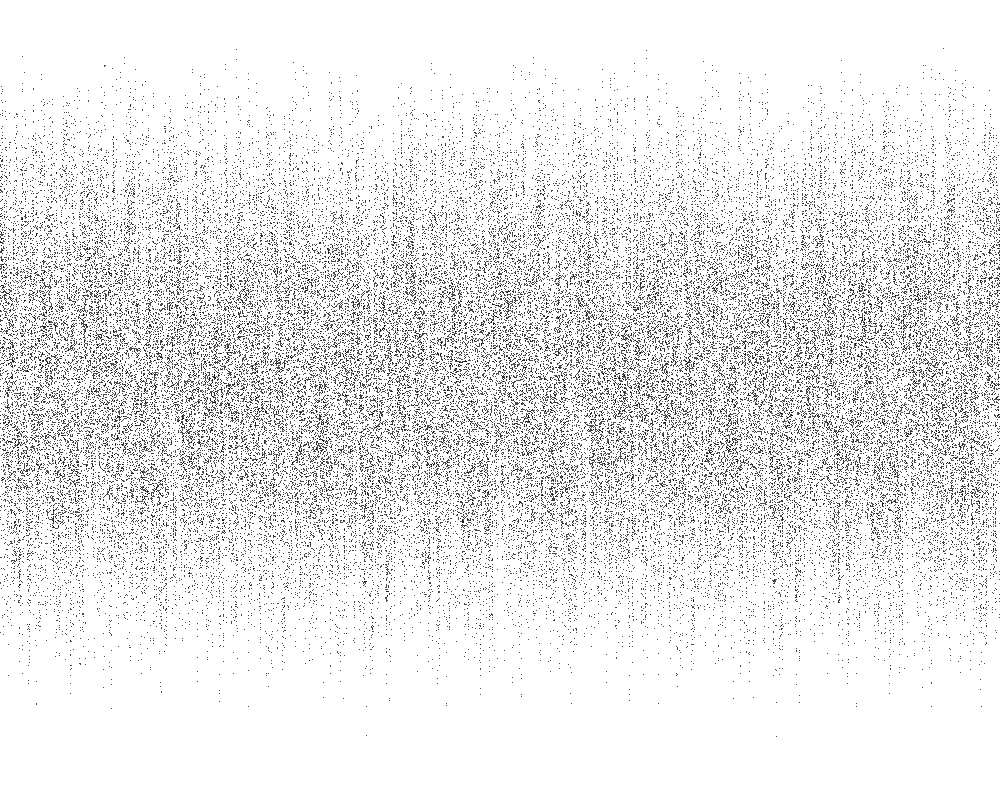
Frame 1 (no input)
Frame 60 (the mouse pressed at the canvas centre just before this capture): identical to frame 1, image omitted
Frame 120 (the mouse held since frame 60 and released just before this capture): identical to frame 1, image omitted

The Processing sketch that drew this single still picture (run headless with seeded random() and noise(); from frame 60 on, the mouse is pressed at the canvas centre):

// Processing sketch: Perlin_Graph
// ── Perlin_Graph.pde
Graph grapher;

void setup()
{
  size(1000,800);
  grapher = new Graph();
  grapher.display();
  //size(1000,800);
}

void draw()
{
  
}
// ── Graph.pde
class Graph
{
  float x;
  float y;
  float mark;
  Graph()
  {
    y = x = 0;
    mark = 0;
  }
  
  void display()
  {
    background(255);
    while(x<width)
    {
      mark+=0.1;
      fill(0);
      y = noise(mark);
      y = map(y,0,1,0,height);
      point(x,y);
      x+=0.01;
    }
  }
}
